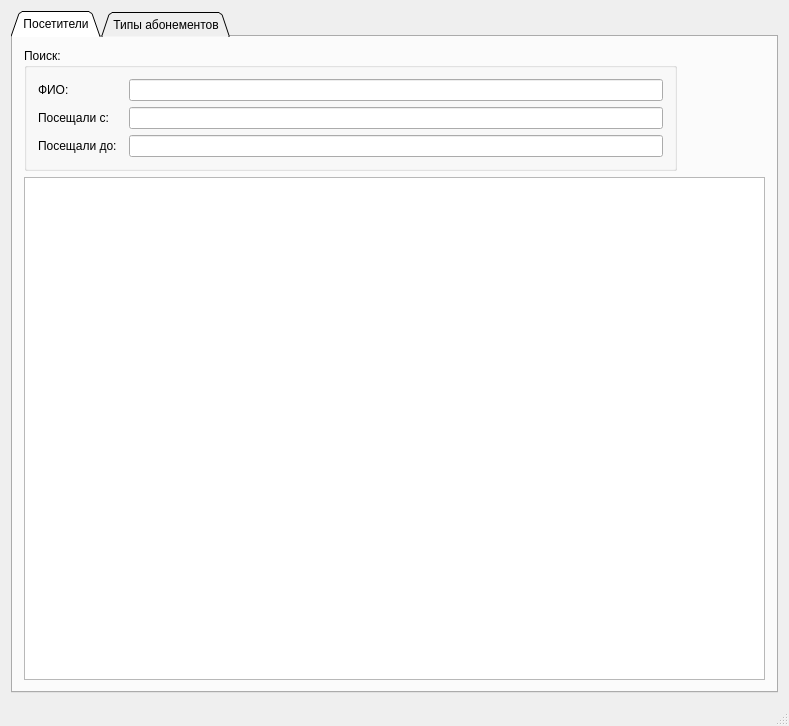
<?xml version="1.0" encoding="UTF-8"?>
<ui version="4.0">
 <class>MainWindow</class>
 <widget class="QMainWindow" name="MainWindow">
  <property name="geometry">
   <rect>
    <x>0</x>
    <y>0</y>
    <width>789</width>
    <height>726</height>
   </rect>
  </property>
  <property name="windowTitle">
   <string>MainWindow</string>
  </property>
  <widget class="QWidget" name="centralWidget">
   <layout class="QHBoxLayout" name="horizontalLayout_4">
    <item>
     <widget class="QTabWidget" name="tabWidget">
      <property name="tabPosition">
       <enum>QTabWidget::North</enum>
      </property>
      <property name="tabShape">
       <enum>QTabWidget::Triangular</enum>
      </property>
      <property name="currentIndex">
       <number>0</number>
      </property>
      <property name="iconSize">
       <size>
        <width>16</width>
        <height>16</height>
       </size>
      </property>
      <property name="elideMode">
       <enum>Qt::ElideMiddle</enum>
      </property>
      <property name="documentMode">
       <bool>false</bool>
      </property>
      <property name="tabsClosable">
       <bool>false</bool>
      </property>
      <property name="movable">
       <bool>false</bool>
      </property>
      <property name="tabBarAutoHide">
       <bool>false</bool>
      </property>
      <widget class="QWidget" name="tab">
       <attribute name="title">
        <string>Посетители</string>
       </attribute>
       <layout class="QHBoxLayout" name="horizontalLayout_6">
        <item>
         <layout class="QVBoxLayout" name="verticalLayout_2">
          <item>
           <layout class="QHBoxLayout" name="horizontalLayout_5">
            <item>
             <widget class="QGroupBox" name="groupBox">
              <property name="sizePolicy">
               <sizepolicy hsizetype="Minimum" vsizetype="Preferred">
                <horstretch>0</horstretch>
                <verstretch>0</verstretch>
               </sizepolicy>
              </property>
              <property name="minimumSize">
               <size>
                <width>201</width>
                <height>121</height>
               </size>
              </property>
              <property name="title">
               <string>Поиск:</string>
              </property>
              <layout class="QGridLayout" name="gridLayout">
               <item row="0" column="0">
                <layout class="QVBoxLayout" name="verticalLayout">
                 <item>
                  <layout class="QHBoxLayout" name="horizontalLayout">
                   <item>
                    <widget class="QLabel" name="FN">
                     <property name="minimumSize">
                      <size>
                       <width>85</width>
                       <height>0</height>
                      </size>
                     </property>
                     <property name="text">
                      <string>ФИО:</string>
                     </property>
                    </widget>
                   </item>
                   <item>
                    <widget class="QLineEdit" name="FNsearch"/>
                   </item>
                  </layout>
                 </item>
                 <item>
                  <layout class="QHBoxLayout" name="horizontalLayout_2">
                   <item>
                    <widget class="QLabel" name="From">
                     <property name="sizePolicy">
                      <sizepolicy hsizetype="Preferred" vsizetype="Preferred">
                       <horstretch>0</horstretch>
                       <verstretch>0</verstretch>
                      </sizepolicy>
                     </property>
                     <property name="minimumSize">
                      <size>
                       <width>85</width>
                       <height>0</height>
                      </size>
                     </property>
                     <property name="text">
                      <string>Посещали с:</string>
                     </property>
                    </widget>
                   </item>
                   <item>
                    <widget class="QLineEdit" name="minData"/>
                   </item>
                  </layout>
                 </item>
                 <item>
                  <layout class="QHBoxLayout" name="horizontalLayout_3">
                   <item>
                    <widget class="QLabel" name="To">
                     <property name="sizePolicy">
                      <sizepolicy hsizetype="Fixed" vsizetype="Preferred">
                       <horstretch>0</horstretch>
                       <verstretch>0</verstretch>
                      </sizepolicy>
                     </property>
                     <property name="minimumSize">
                      <size>
                       <width>85</width>
                       <height>0</height>
                      </size>
                     </property>
                     <property name="text">
                      <string>Посещали до:</string>
                     </property>
                    </widget>
                   </item>
                   <item>
                    <widget class="QLineEdit" name="maxData"/>
                   </item>
                  </layout>
                 </item>
                </layout>
               </item>
              </layout>
             </widget>
            </item>
            <item>
             <spacer name="horizontalSpacer">
              <property name="orientation">
               <enum>Qt::Horizontal</enum>
              </property>
              <property name="sizeType">
               <enum>QSizePolicy::Preferred</enum>
              </property>
              <property name="sizeHint" stdset="0">
               <size>
                <width>88</width>
                <height>20</height>
               </size>
              </property>
             </spacer>
            </item>
           </layout>
          </item>
          <item>
           <widget class="QTableView" name="dbView"/>
          </item>
         </layout>
        </item>
       </layout>
       <zorder></zorder>
      </widget>
      <widget class="QWidget" name="tab_2">
       <attribute name="title">
        <string>Типы абонементов</string>
       </attribute>
       <layout class="QGridLayout" name="gridLayout_2">
        <item row="0" column="0">
         <layout class="QVBoxLayout" name="verticalLayout_4">
          <item>
           <widget class="QTableView" name="dbView_2"/>
          </item>
          <item>
           <layout class="QHBoxLayout" name="horizontalLayout_7">
            <item>
             <layout class="QVBoxLayout" name="verticalLayout_3">
              <item>
               <widget class="QPushButton" name="addAbon">
                <property name="sizePolicy">
                 <sizepolicy hsizetype="Fixed" vsizetype="Fixed">
                  <horstretch>0</horstretch>
                  <verstretch>0</verstretch>
                 </sizepolicy>
                </property>
                <property name="minimumSize">
                 <size>
                  <width>100</width>
                  <height>50</height>
                 </size>
                </property>
                <property name="text">
                 <string>Добавить новый</string>
                </property>
               </widget>
              </item>
             </layout>
            </item>
            <item>
             <spacer name="horizontalSpacer_2">
              <property name="orientation">
               <enum>Qt::Horizontal</enum>
              </property>
              <property name="sizeType">
               <enum>QSizePolicy::MinimumExpanding</enum>
              </property>
              <property name="sizeHint" stdset="0">
               <size>
                <width>40</width>
                <height>20</height>
               </size>
              </property>
             </spacer>
            </item>
           </layout>
          </item>
         </layout>
        </item>
       </layout>
      </widget>
     </widget>
    </item>
   </layout>
  </widget>
  <widget class="QMenuBar" name="menuBar">
   <property name="geometry">
    <rect>
     <x>0</x>
     <y>0</y>
     <width>789</width>
     <height>22</height>
    </rect>
   </property>
  </widget>
  <widget class="QStatusBar" name="statusBar"/>
 </widget>
 <layoutdefault spacing="6" margin="11"/>
 <resources/>
 <connections/>
</ui>
